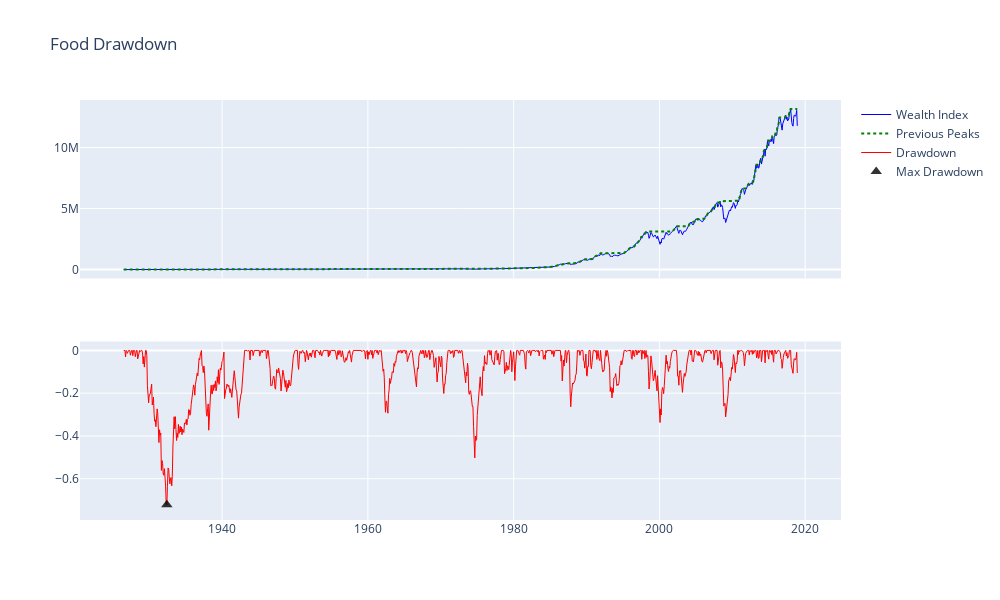

Notebook code for this chart:
### Markdown cell above
### Drawdown

### Code cell
food_drawdown = erk.drawdown(df_ind['Food'], capital_inicial=1000)
erk.plot_drawdowns(food_drawdown, title='Food Drawdown')

### Figure 1 — Plotly figure (JSON) as saved in the notebook; plotly's stock layout.template omitted (floating-point values rounded to 4 significant figures; data arrays with more than 128 entries replaced by an {"elided": "..."} marker saying what was removed)
{"data": [{"hovertemplate": "%{y:.5f}", "line": {"color": "blue", "width": 1}, "mode": "lines", "name": "Wealth Index", "type": "scatter", "x": {"elided": "1110 str values"}, "xaxis": "x", "y": {"elided": "1110 float values"}, "yaxis": "y"}, {"hovertemplate": "%{y:.5f}", "line": {"color": "green", "dash": "dot", "width": 2}, "mode": "lines", "name": "Previous Peaks", "type": "scatter", "x": {"elided": "1110 str values"}, "xaxis": "x", "y": {"elided": "1110 float values"}, "yaxis": "y"}, {"hovertemplate": "%{y:.5f}", "line": {"color": "red", "width": 1}, "mode": "lines", "name": "Drawdown", "type": "scatter", "x": {"elided": "1110 str values"}, "xaxis": "x2", "y": {"elided": "1110 float values"}, "yaxis": "y2"}, {"hovertemplate": "%{y:.5f}", "marker": {"color": "black", "opacity": 0.8, "size": 10, "symbol": "triangle-up"}, "mode": "markers", "name": "Max Drawdown", "type": "scatter", "x": {"elided": "1110 str values"}, "xaxis": "x2", "y": {"elided": "1110 float values"}, "yaxis": "y2"}], "layout": {"height": 600, "hoverdistance": 200, "hovermode": "x unified", "spikedistance": 200, "title": {"text": "Food Drawdown"}, "transition": {"duration": 500}, "width": 1000, "xaxis": {"anchor": "y", "domain": [0, 1], "matches": "x2", "showspikes": true, "showticklabels": false, "spikecolor": "#999999", "spikemode": "across", "spikethickness": 2}, "xaxis2": {"anchor": "y2", "domain": [0, 1], "showspikes": true, "spikecolor": "#999999", "spikemode": "across", "spikethickness": 2}, "yaxis": {"anchor": "x", "domain": [0.575, 1], "tickprefix": ""}, "yaxis2": {"anchor": "x2", "domain": [0, 0.425], "tickprefix": ""}}}
